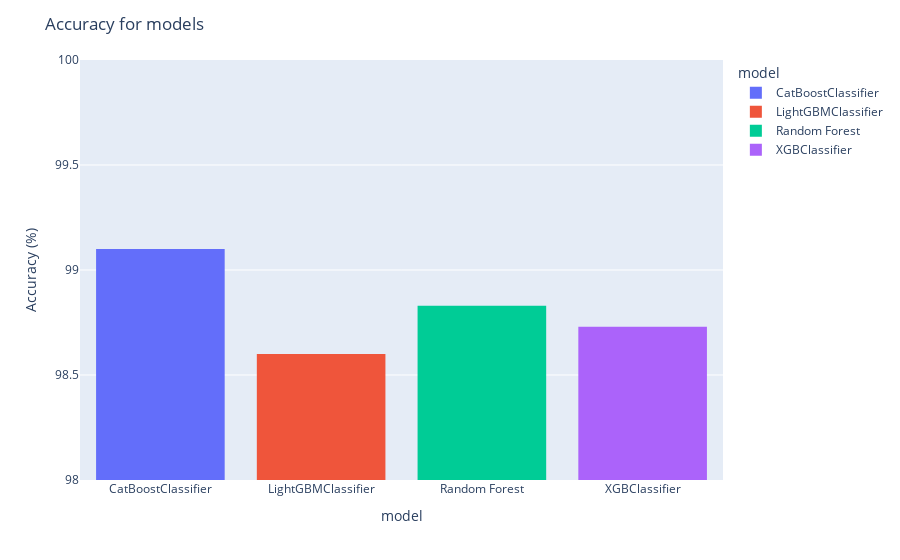

Notebook source saved alongside this figure:
### Code cell
# Create a bar chart
fig = px.histogram(dfmetrics, x="model", y = "accuracy", color="model")
fig.update_layout(title_text='Accuracy for models',xaxis_title="model",
    yaxis_title="Accuracy (%)", yaxis_range=[98,100])
fig.show()

### Figure 1 — Plotly figure (JSON) as saved in the notebook; plotly's stock layout.template omitted (floating-point values rounded to 4 significant figures)
{"data": [{"alignmentgroup": "True", "bingroup": "x", "histfunc": "sum", "hovertemplate": "model=%{x}<br>sum of accuracy=%{y}<extra></extra>", "legendgroup": "CatBoostClassifier", "marker": {"color": "#636efa", "pattern": {"shape": ""}}, "name": "CatBoostClassifier", "offsetgroup": "CatBoostClassifier", "orientation": "v", "showlegend": true, "type": "histogram", "x": ["CatBoostClassifier"], "xaxis": "x", "y": [99.1], "yaxis": "y"}, {"alignmentgroup": "True", "bingroup": "x", "histfunc": "sum", "hovertemplate": "model=%{x}<br>sum of accuracy=%{y}<extra></extra>", "legendgroup": "LightGBMClassifier", "marker": {"color": "#EF553B", "pattern": {"shape": ""}}, "name": "LightGBMClassifier", "offsetgroup": "LightGBMClassifier", "orientation": "v", "showlegend": true, "type": "histogram", "x": ["LightGBMClassifier"], "xaxis": "x", "y": [98.6], "yaxis": "y"}, {"alignmentgroup": "True", "bingroup": "x", "histfunc": "sum", "hovertemplate": "model=%{x}<br>sum of accuracy=%{y}<extra></extra>", "legendgroup": "Random Forest", "marker": {"color": "#00cc96", "pattern": {"shape": ""}}, "name": "Random Forest", "offsetgroup": "Random Forest", "orientation": "v", "showlegend": true, "type": "histogram", "x": ["Random Forest"], "xaxis": "x", "y": [98.83], "yaxis": "y"}, {"alignmentgroup": "True", "bingroup": "x", "histfunc": "sum", "hovertemplate": "model=%{x}<br>sum of accuracy=%{y}<extra></extra>", "legendgroup": "XGBClassifier", "marker": {"color": "#ab63fa", "pattern": {"shape": ""}}, "name": "XGBClassifier", "offsetgroup": "XGBClassifier", "orientation": "v", "showlegend": true, "type": "histogram", "x": ["XGBClassifier"], "xaxis": "x", "y": [98.73], "yaxis": "y"}], "layout": {"barmode": "relative", "legend": {"title": {"text": "model"}, "tracegroupgap": 0}, "margin": {"t": 60}, "title": {"text": "Accuracy for models"}, "xaxis": {"anchor": "y", "categoryarray": ["CatBoostClassifier", "LightGBMClassifier", "Random Forest", "XGBClassifier"], "categoryorder": "array", "domain": [0, 1], "title": {"text": "model"}}, "yaxis": {"anchor": "x", "domain": [0, 1], "range": [98, 100], "title": {"text": "Accuracy (%)"}}}}
